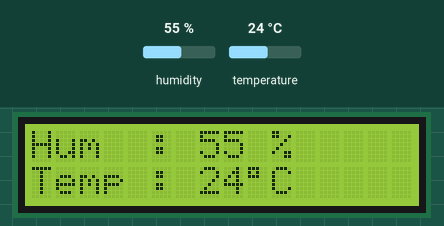
Recording of a program running on a simulated ESP32-S2. Shown: 16×2 character LCD. The inputs (shaded band) are chosen by the test bench; at power-on: humidity 55 %, temperature 24 °C.

Above: at 2.7 s.
2.8 s: humidity set to 22 %
At 5.0 s:
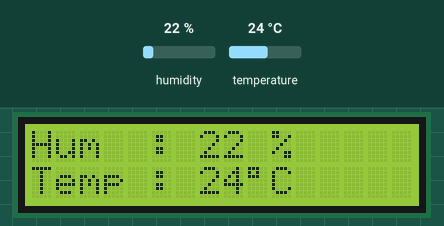
5.5 s: temperature set to 12 °C
At 6.3 s:
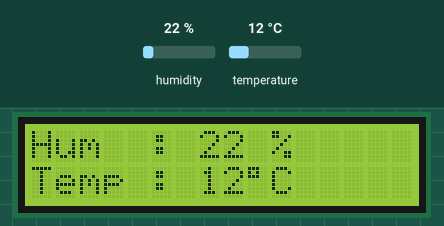
8.2 s: humidity set to 40 %
At 10.2 s:
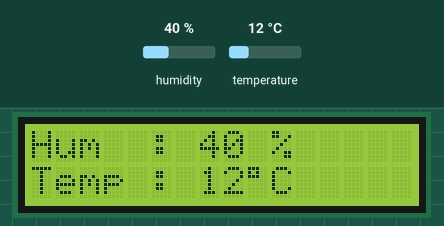
11.2 s: temperature set to 19 °C
At 12.7 s:
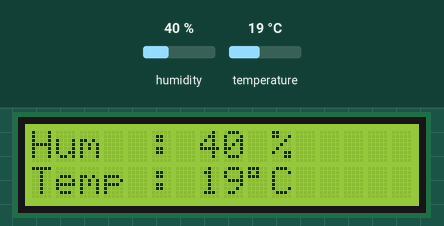
Timing chart, 0 to 14.2 s (numbered marks = the images above; inputs shaded):
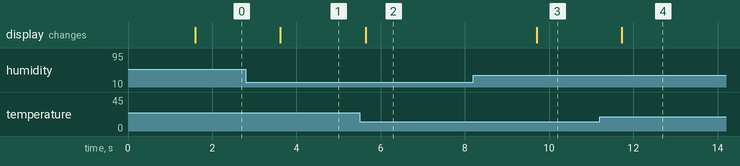

The program:

main.cpp
```cpp
#include <LiquidCrystal.h>
#include <DHT.h>

#define DHT_PIN 4

//                RS, E, D4, D5, D6, D7
LiquidCrystal lcd(5, 6, 7, 8, 9, 10);
DHT dht(DHT_PIN, DHT11);

void setup() {
  lcd.begin(16, 2);
  dht.begin();
  lcd.print("Demarrage...");
  delay(1500);
  lcd.clear();
}

void loop() {
  float h = dht.readHumidity();
  float t = dht.readTemperature();

  lcd.setCursor(0, 0);
  if (isnan(h) || isnan(t)) {
    lcd.print("Erreur capteur  ");
    lcd.setCursor(0, 1);
    lcd.print("                ");
  } else {
    lcd.print("Hum  : ");
    lcd.print(h, 0);
    lcd.print(" %    ");
    lcd.setCursor(0, 1);
    lcd.print("Temp : ");
    lcd.print(t, 0);
    lcd.print((char)223);  // symbole °
    lcd.print("C   ");
  }
  delay(2000);
}
```

Measured:
- after the input at 2.8 s, the display: changes after 0.82 s (image 1)
- after the input at 5.5 s, the display: changes after 0.15 s (image 2)
- after the input at 8.2 s, the display: changes after 1.5 s (image 3)
- after the input at 11.2 s, the display: changes after 0.53 s (image 4)
